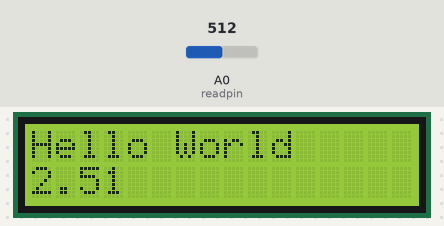
A sketch run on a simulated Arduino Uno, built with avr-gcc and run on an emulated ATmega328P. On the bench: 16×2 character LCD. The test bench sets the inputs (shaded band); at power-on: A0 (readpin) = 512.

Above: at 1.2 s.
1.3 s: A0 (readpin) set to 716
At 2.1 s:
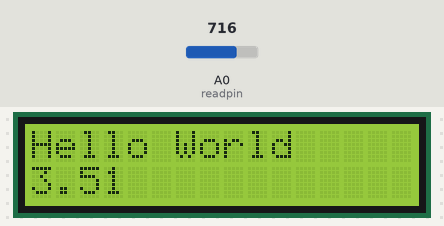
2.8 s: A0 (readpin) set to 900
At 3.3 s:
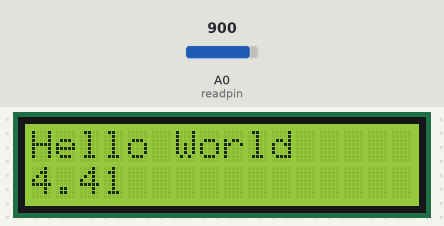
4.3 s: A0 (readpin) set to 1023
At 5.6 s:
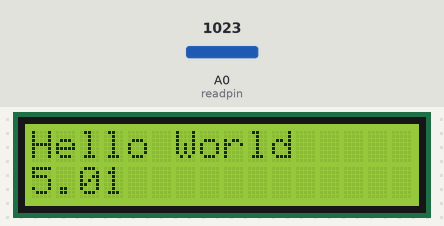
Timing chart, 0 to 7.3 s (numbered marks = the images above; inputs shaded):
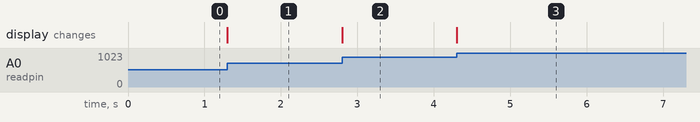

The sketch:

CENG424_Lab1.ino
```cpp
// CENG424 Lab1
//

#include <LiquidCrystal.h>


float data;
int readpin = A0;

LiquidCrystal lcd(12,11,5,4,3,2);

void setup()
{
  Serial.begin(9600);
  lcd.begin(16,2);
  pinMode(readpin,INPUT);
  lcd.print("Hello World");


}

void loop()
{

  data=analogRead(readpin);
  lcd.setCursor(0,1);
  lcd.print(data/(1024/5));

}
```

Measured:
- after the input at 1.3 s, the display: changes at once (image 1)
- after the input at 2.8 s, the display: changes at once (image 2)
- after the input at 4.3 s, the display: changes at once (image 3)
